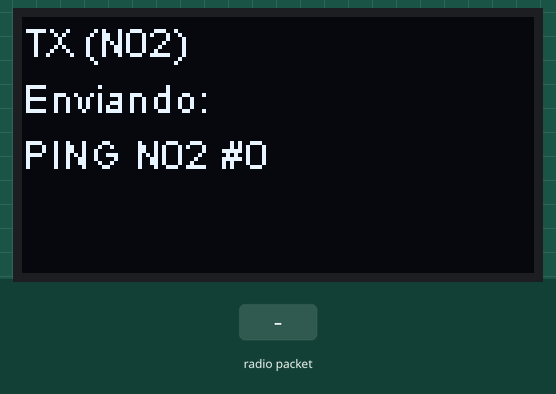
Bench run of a sketch on a simulated ESP32. Parts: 128×64 one-colour display. The test bench sets the inputs (shaded band). What the sketch prints to the serial monitor is not drawn.

Above: at 3.6 s.
3.7 s: radio packet "N01" arrives
At 4.7 s:
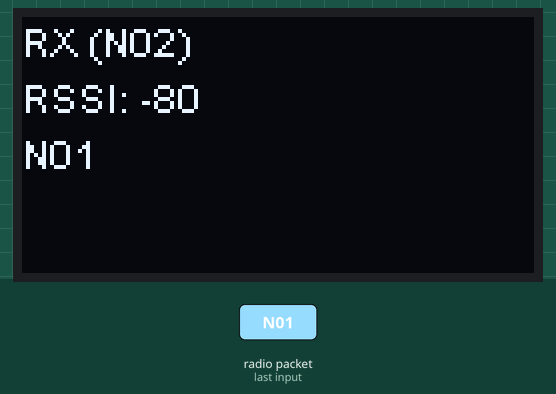
6.7 s: radio packet "1" arrives
At 7.0 s:
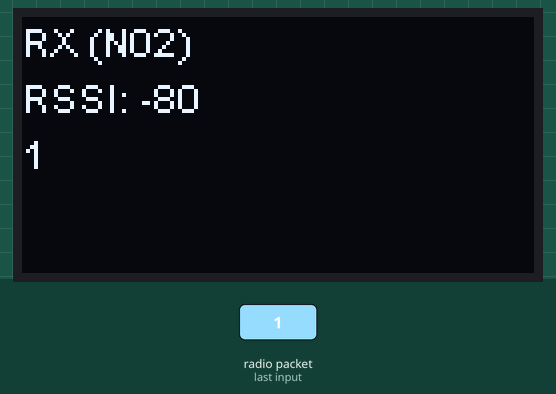
Timing chart, 0 to 9.7 s (numbered marks = the images above; inputs shaded):
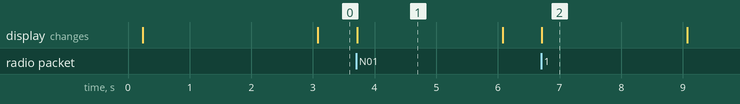

The sketch:

tx_rx.ino
```cpp
// tx_rx.ino — LoRa + OLED usando o mesmo driver do SimpleDemo

#include <Wire.h>
#include "heltec.h"
#include "HT_SSD1306Wire.h"

// Estes símbolos (SDA_OLED, SCL_OLED, RST_OLED) vêm do core Heltec.
// O SimpleDemo usa exatamente essa linha:
static SSD1306Wire display(0x3c, 500000, SDA_OLED, SCL_OLED,
                           GEOMETRY_128_64, RST_OLED);

// Em muitas Heltec/LoRa32, o pino Vext alimenta o OLED
#ifndef Vext
  #define Vext 21
#endif

void VextON() {
  pinMode(Vext, OUTPUT);
  digitalWrite(Vext, LOW); // Liga alimentação do OLED
}

// ====== LORA ======
#define BAND 433E6

// Em uma placa use "N01", na outra "N02"
#define NODE_ID "N02"

unsigned long ultimoEnvio = 0;
const unsigned long INTERVALO_ENVIO = 3000;
int contador = 0;

// ====== UI ======
void desenhar(const String &l1, const String &l2 = "", const String &l3 = "") {
  display.clear();
  display.setFont(ArialMT_Plain_10);
  display.setTextAlignment(TEXT_ALIGN_LEFT);

  display.drawString(0, 0, l1);
  if (l2.length()) display.drawString(0, 14, l2);
  if (l3.length()) display.drawStringMaxWidth(0, 28, 128, l3);

  display.display();
}

// ====== SETUP ======
void setup() {
  Serial.begin(115200);
  delay(100);

  // Inicializa LoRa (usando a lib Heltec). Não vamos usar Heltec.display.
  // Parâmetros: displayOn=false, LoRaOn=true, SerialOn=true, PABOOST=true, BAND
  Heltec.begin(false, true, true, true, BAND);

  // Liga Vext para alimentar o OLED, como o SimpleDemo faz
  VextON();
  delay(100);

  // I2C nos pinos corretos da Heltec
  Wire.begin(SDA_OLED, SCL_OLED);

  // Inicializa o display exatamente como no SimpleDemo
  display.init();
  display.setFont(ArialMT_Plain_10);
  display.setTextAlignment(TEXT_ALIGN_LEFT);
  display.clear();
  display.drawString(0, 0, String("Node ") + NODE_ID);
  display.drawString(0, 14, "Inicializando LoRa...");
  display.display();

  // Ajusta alguns parâmetros do rádio
  LoRa.setSyncWord(0x12);         // mesma SyncWord em todos os nós
  // (Heltec.begin já chamou LoRa.begin(BAND) internamente)

  Serial.println(String("Node ") + NODE_ID + " iniciado em 433MHz");
  desenhar(String("Node ") + NODE_ID, "LoRa OK, OLED OK");
  delay(1000);
}

// ====== LOOP ======
void loop() {
  // ---------- ENVIO ----------
  if (millis() - ultimoEnvio >= INTERVALO_ENVIO) {
    ultimoEnvio = millis();

    String msg = String("PING ") + NODE_ID + " #" + String(contador++);
    Serial.println("[TX] " + msg);

    LoRa.beginPacket();
    LoRa.print(msg);
    LoRa.endPacket();

    desenhar(String("TX (") + NODE_ID + ")", "Enviando:", msg);
  }

  // ---------- RECEPÇÃO ----------
  int tam = LoRa.parsePacket();
  if (tam) {
    String recebido;
    while (LoRa.available()) {
      recebido += (char)LoRa.read();
    }
    int rssi = LoRa.packetRssi();

    Serial.println("[RX] " + recebido + " | RSSI: " + String(rssi));

    String l2 = "RSSI: " + String(rssi);
    desenhar(String("RX (") + NODE_ID + ")", l2, recebido);

    delay(1200); // tempo pra ler no OLED
  }
}
```

Measured:
- after the input at 3.7 s, the display: changes at once (image 1)
- after the input at 6.7 s, the display: changes at once (image 2)
- what the display in image 1 shows lasts 2.4 s, from 3.7 s to 6.1 s
